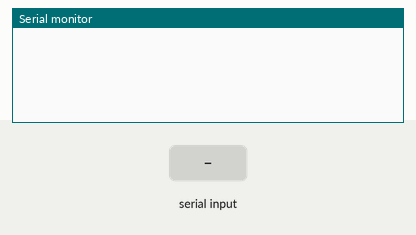
The sketch below on a simulated Arduino Uno, built with avr-gcc and run on an emulated ATmega328P. Shown: the last lines printed to the serial monitor. Inputs (shaded band) come from the test bench.

Above: at 1.2 s.
1.3 s: "A" received over Serial
At 2.1 s:
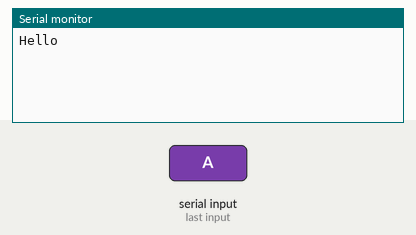
2.8 s: "Z" received over Serial
At 3.3 s:
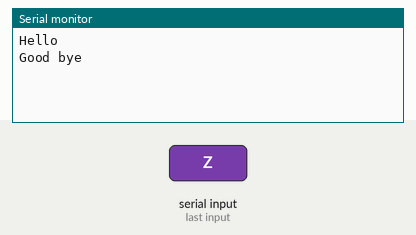
4.3 s: "1" received over Serial
At 5.6 s:
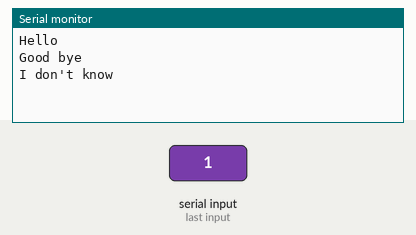

Measured:
- after the input at 1.3 s, the serial monitor: prints a new line at once (image 1)
- after the input at 2.8 s, the serial monitor: prints a new line at once (image 2)
- after the input at 4.3 s, the serial monitor: prints a new line at once (image 3)

The sketch:

Lab2.ino
```cpp
void setup() {
  // put your setup code here, to run once:
  Serial.begin(115200);
}

void loop() {
  // ตรวจสอบว่ามีข้อมูลรอรับอยู่หรือไม่
  if (Serial.available() > 0) {
    // รับค่าจาก Serial monitor
    char c = Serial.read();

    // ตรวจสอบว่าค่าที่รับมาคือ A หรือ a
    if (c == 'A' || c == 'a') {
      // ตอบกลับด้วยข้อความ "Hello"
      Serial.println("Hello");
    } else if (c == 'Z' || c == 'z') {
      // ตอบกลับด้วยข้อความ "Good bye"
      Serial.println("Good bye");
    } else {
      // ตอบกลับด้วยข้อความ "I don't know"
      Serial.println("I don't know");
    }
  }
}
```
